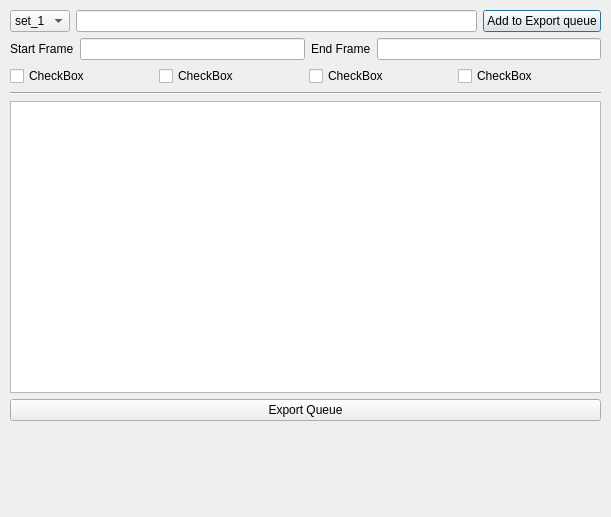
<?xml version="1.0" encoding="UTF-8"?>
<ui version="4.0">
 <class>Dialog</class>
 <widget class="QDialog" name="Dialog">
  <property name="geometry">
   <rect>
    <x>0</x>
    <y>0</y>
    <width>611</width>
    <height>517</height>
   </rect>
  </property>
  <property name="windowTitle">
   <string>Dialog</string>
  </property>
  <widget class="QWidget" name="verticalLayoutWidget">
   <property name="geometry">
    <rect>
     <x>10</x>
     <y>10</y>
     <width>591</width>
     <height>411</height>
    </rect>
   </property>
   <layout class="QVBoxLayout" name="verticalLayout">
    <item>
     <layout class="QHBoxLayout" name="horizontalLayout_4"/>
    </item>
    <item>
     <layout class="QHBoxLayout" name="horizontalLayout_3">
      <item>
       <widget class="QComboBox" name="comboBox">
        <item>
         <property name="text">
          <string>set_1</string>
         </property>
        </item>
        <item>
         <property name="text">
          <string>set_2</string>
         </property>
        </item>
        <item>
         <property name="text">
          <string>set_3</string>
         </property>
        </item>
       </widget>
      </item>
      <item>
       <widget class="QLineEdit" name="lineEdit_3"/>
      </item>
      <item>
       <widget class="QPushButton" name="pushButton">
        <property name="text">
         <string>Add to Export queue</string>
        </property>
       </widget>
      </item>
     </layout>
    </item>
    <item>
     <layout class="QHBoxLayout" name="horizontalLayout">
      <item>
       <widget class="QLabel" name="label">
        <property name="text">
         <string>Start Frame</string>
        </property>
       </widget>
      </item>
      <item>
       <widget class="QLineEdit" name="lineEdit"/>
      </item>
      <item>
       <widget class="QLabel" name="label_2">
        <property name="text">
         <string>End Frame</string>
        </property>
       </widget>
      </item>
      <item>
       <widget class="QLineEdit" name="lineEdit_2"/>
      </item>
     </layout>
    </item>
    <item>
     <layout class="QHBoxLayout" name="horizontalLayout_5">
      <item>
       <widget class="QCheckBox" name="checkBox_2">
        <property name="text">
         <string>CheckBox</string>
        </property>
       </widget>
      </item>
      <item>
       <widget class="QCheckBox" name="checkBox_4">
        <property name="text">
         <string>CheckBox</string>
        </property>
       </widget>
      </item>
      <item>
       <widget class="QCheckBox" name="checkBox_3">
        <property name="text">
         <string>CheckBox</string>
        </property>
       </widget>
      </item>
      <item>
       <widget class="QCheckBox" name="checkBox">
        <property name="text">
         <string>CheckBox</string>
        </property>
       </widget>
      </item>
     </layout>
    </item>
    <item>
     <widget class="Line" name="line">
      <property name="orientation">
       <enum>Qt::Horizontal</enum>
      </property>
     </widget>
    </item>
    <item>
     <widget class="QListView" name="listView"/>
    </item>
    <item>
     <widget class="QPushButton" name="pushButton_2">
      <property name="text">
       <string>Export Queue</string>
      </property>
     </widget>
    </item>
   </layout>
  </widget>
 </widget>
 <resources/>
 <connections/>
</ui>
